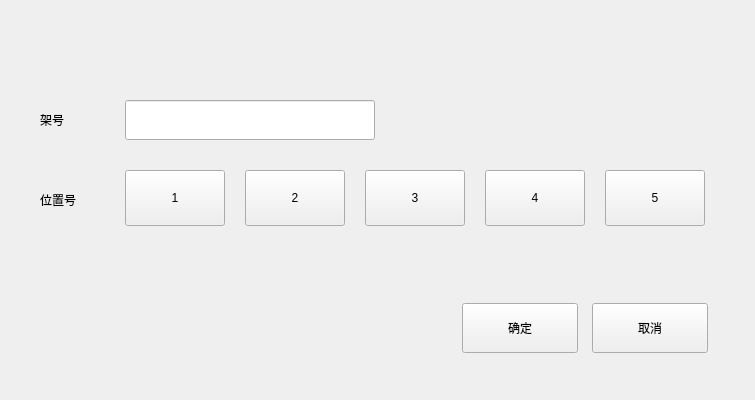
<?xml version="1.0" encoding="UTF-8"?>
<ui version="4.0">
 <class>QReCheckSimpleDialog</class>
 <widget class="BaseDlg" name="QReCheckSimpleDialog">
  <property name="geometry">
   <rect>
    <x>0</x>
    <y>0</y>
    <width>755</width>
    <height>400</height>
   </rect>
  </property>
  <property name="windowTitle">
   <string>QReCheckDialog</string>
  </property>
  <widget class="QLineEdit" name="rack_Edit">
   <property name="geometry">
    <rect>
     <x>125</x>
     <y>100</y>
     <width>250</width>
     <height>40</height>
    </rect>
   </property>
  </widget>
  <widget class="QPushButton" name="pos_2">
   <property name="geometry">
    <rect>
     <x>245</x>
     <y>170</y>
     <width>100</width>
     <height>56</height>
    </rect>
   </property>
   <property name="text">
    <string notr="true">2</string>
   </property>
   <property name="checkable">
    <bool>true</bool>
   </property>
   <property name="autoExclusive">
    <bool>false</bool>
   </property>
   <property name="buttons" stdset="0">
    <string>btn_recheck</string>
   </property>
  </widget>
  <widget class="QPushButton" name="pos_1">
   <property name="geometry">
    <rect>
     <x>125</x>
     <y>170</y>
     <width>100</width>
     <height>56</height>
    </rect>
   </property>
   <property name="text">
    <string notr="true">1</string>
   </property>
   <property name="checkable">
    <bool>true</bool>
   </property>
   <property name="autoExclusive">
    <bool>false</bool>
   </property>
   <property name="buttons" stdset="0">
    <string>btn_recheck</string>
   </property>
  </widget>
  <widget class="QPushButton" name="pos_3">
   <property name="geometry">
    <rect>
     <x>365</x>
     <y>170</y>
     <width>100</width>
     <height>56</height>
    </rect>
   </property>
   <property name="text">
    <string notr="true">3</string>
   </property>
   <property name="checkable">
    <bool>true</bool>
   </property>
   <property name="autoExclusive">
    <bool>false</bool>
   </property>
   <property name="buttons" stdset="0">
    <string>btn_recheck</string>
   </property>
  </widget>
  <widget class="QPushButton" name="pos_4">
   <property name="geometry">
    <rect>
     <x>485</x>
     <y>170</y>
     <width>100</width>
     <height>56</height>
    </rect>
   </property>
   <property name="text">
    <string notr="true">4</string>
   </property>
   <property name="checkable">
    <bool>true</bool>
   </property>
   <property name="autoExclusive">
    <bool>false</bool>
   </property>
   <property name="buttons" stdset="0">
    <string>btn_recheck</string>
   </property>
  </widget>
  <widget class="QPushButton" name="pos_5">
   <property name="geometry">
    <rect>
     <x>605</x>
     <y>170</y>
     <width>100</width>
     <height>56</height>
    </rect>
   </property>
   <property name="text">
    <string notr="true">5</string>
   </property>
   <property name="checkable">
    <bool>true</bool>
   </property>
   <property name="autoExclusive">
    <bool>false</bool>
   </property>
   <property name="buttons" stdset="0">
    <string>btn_recheck</string>
   </property>
  </widget>
  <widget class="QPushButton" name="ok_btn">
   <property name="geometry">
    <rect>
     <x>462</x>
     <y>303</y>
     <width>116</width>
     <height>50</height>
    </rect>
   </property>
   <property name="text">
    <string>确定</string>
   </property>
   <property name="buttons" stdset="0">
    <string>btn_dlg</string>
   </property>
  </widget>
  <widget class="QPushButton" name="cancel_btn">
   <property name="geometry">
    <rect>
     <x>592</x>
     <y>303</y>
     <width>116</width>
     <height>50</height>
    </rect>
   </property>
   <property name="text">
    <string>取消</string>
   </property>
   <property name="buttons" stdset="0">
    <string>btn_dlg</string>
   </property>
  </widget>
  <widget class="QLabel" name="label">
   <property name="geometry">
    <rect>
     <x>40</x>
     <y>100</y>
     <width>81</width>
     <height>40</height>
    </rect>
   </property>
   <property name="text">
    <string>架号</string>
   </property>
   <property name="wordWrap">
    <bool>true</bool>
   </property>
  </widget>
  <widget class="QLabel" name="label_2">
   <property name="geometry">
    <rect>
     <x>40</x>
     <y>180</y>
     <width>81</width>
     <height>40</height>
    </rect>
   </property>
   <property name="text">
    <string>位置号</string>
   </property>
   <property name="wordWrap">
    <bool>true</bool>
   </property>
  </widget>
 </widget>
 <layoutdefault spacing="6" margin="11"/>
 <customwidgets>
  <customwidget>
   <class>BaseDlg</class>
   <extends>QWidget</extends>
   <header>shared/basedlg.h</header>
   <container>1</container>
  </customwidget>
 </customwidgets>
 <resources/>
 <connections/>
</ui>
